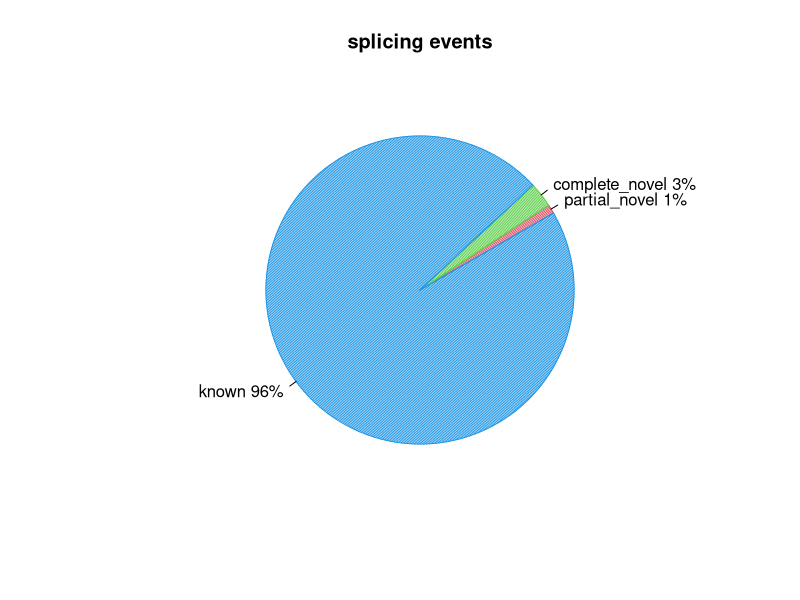
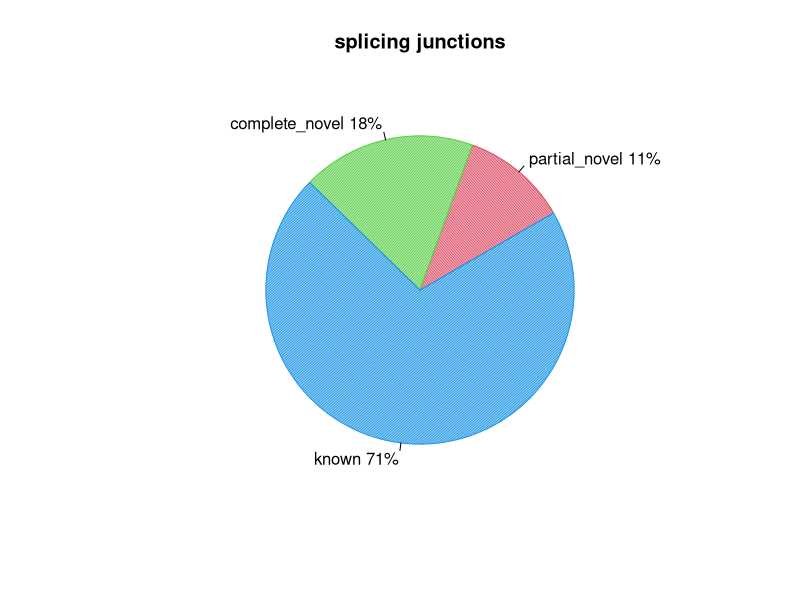

Here is the R script that generated these plots, in order:
pdf("SRR11647698.splice_events.pdf")
events=c(0.931246071349958,2.6312821525257957,96.24529980280163)
pie(events,col=c(2,3,4),init.angle=30,angle=c(60,120,150),density=c(70,70,70),main="splicing events",labels=c("partial_novel 1%","complete_novel 3%","known 96%"))
dev.off()
pdf("SRR11647698.splice_junction.pdf")
junction=c(11.127622377622378,18.250291375291376,70.62208624708624)
pie(junction,col=c(2,3,4),init.angle=30,angle=c(60,120,150),density=c(70,70,70),main="splicing junctions",labels=c("partial_novel 11%","complete_novel 18%","known 71%"))
dev.off()
